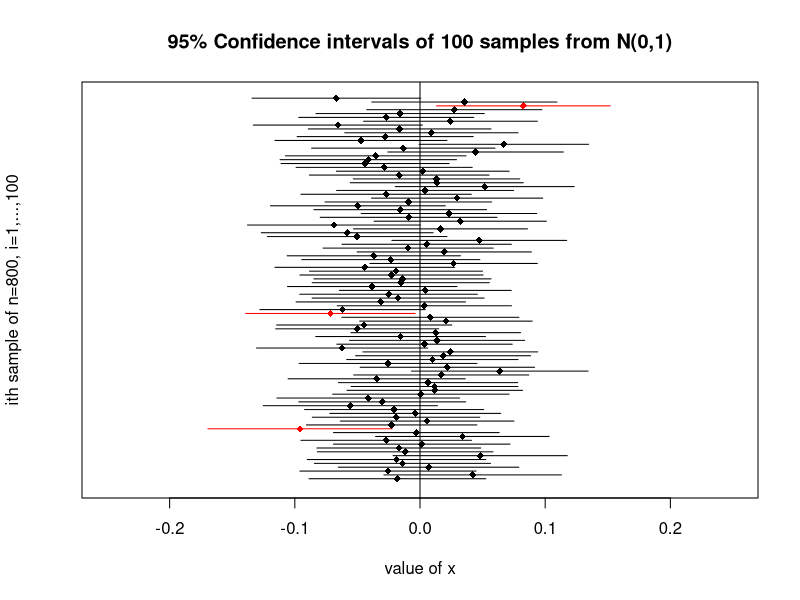

R code for this plot:
## ---- chunk 1
set.seed(10) #set random seed
n <- 800 #sample size
s <- 100 #number of samples
samples <- matrix(data=NA, nrow=100, ncol=n) #each row becomes a sample

for (i in 1:s) samples[i,] <- rnorm(n=n, mean=0, sd=1) #1000 random samples stored in the matrix
## ---- chunk 2
#empty matrix for storage of 4 sample statistics
stats <- data.frame(absBias=numeric(s), SE=numeric(s), LB95=numeric(s), UB85=numeric(s))

#function to compute the sample statistics all at once
computeStats <- function(x) return(c(mean(x),
                                     sqrt(var(x)/n),
                                     mean(x)-1.96*sqrt(var(x)/n),
                                     mean(x)+1.96*sqrt(var(x)/n)))

for (i in 1:s) stats[i,] <- computeStats(samples[i,]) 
## ---- chunk 3
#initialize plot: create empty plot with titles, with the right size
plot(NULL, main="95% Confidence intervals of 100 samples from N(0,1)",
     xlab="value of x", ylab="ith sample of n=800, i=1,...,100",
     xlim=c(-.25, .25), ylim=c(0,501), yaxt="n") 

abline(v=0) #add a line to in indicate the true mean

#for each sample, add a horizontal line segment to represent the CI
for (i in 1:s) {
  lo <- stats[i,3] #temporarily store lower and upper values 
  up <- stats[i,4]
  #a CI that does not include zero is in red
  if (lo > 0 | up < 0) col <- "red" else col <- "black"
  segments(x0=lo, x1=up, y0=i*5, y1=i*5, col=col) 
  points(x=stats[i,1], y=i*5, pch=18, col=col) #add sample mean 
}
## ---- chunk 4
library(knitr)
kable(stats[stats$LB95 > 0 | stats$UB85 < 0, ])
